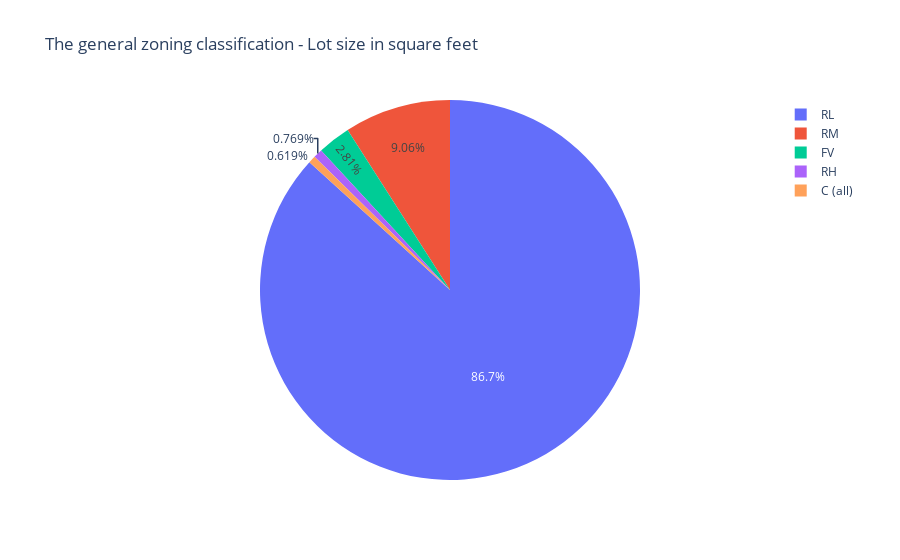

The notebook cell saved with this chart:
### Code cell
fig = ex.pie(train, values='LotArea',names="MSZoning", title='The general zoning classification - Lot size in square feet')
fig.show()

### Figure 1 — Plotly figure (JSON) as saved in the notebook; plotly's stock layout.template omitted (floating-point values rounded to 4 significant figures; data arrays with more than 128 entries replaced by an {"elided": "..."} marker saying what was removed)
{"data": [{"domain": {"x": [0, 1], "y": [0, 1]}, "hovertemplate": "MSZoning=%{label}<br>LotArea=%{value}<extra></extra>", "labels": {"elided": "1460 str values"}, "legendgroup": "", "name": "", "showlegend": true, "type": "pie", "values": {"elided": "1460 int values"}}], "layout": {"autosize": true, "legend": {"tracegroupgap": 0}, "title": {"text": "The general zoning classification - Lot size in square feet"}}}
